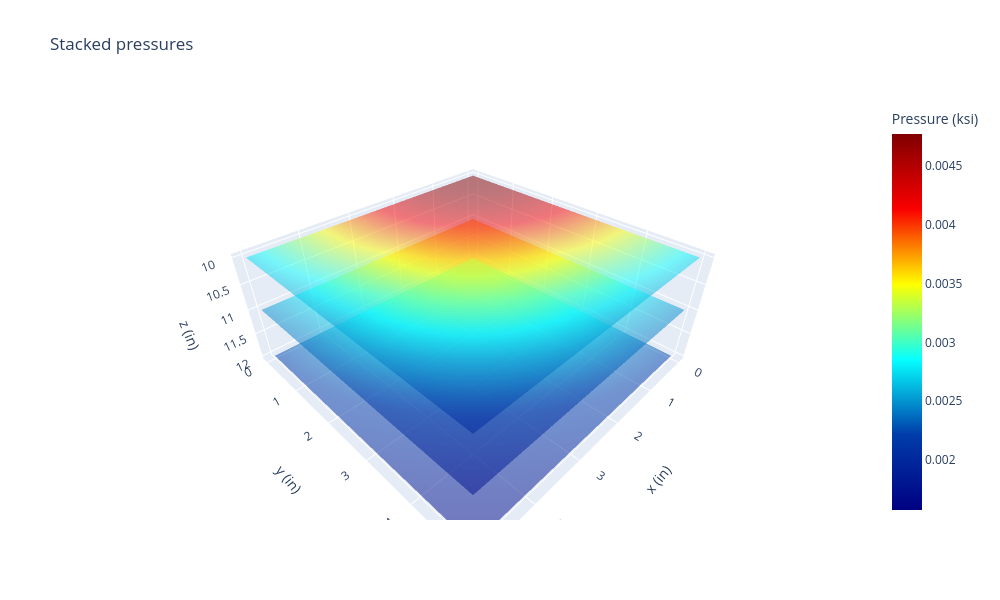

Here is the notebook cell this chart was saved with:
### Code cell
# Stacked flat surfaces colored by Boussinesq pressure (z = 10, 11, 12)
z_coords = [10.0, 11.0, 12.0]

pressure_mats = []
flat_z_mats = []
for zc in z_coords:
    p_mat = []
    z_mat = []
    for ix in x:
        p_row = []
        z_row = []
        for iy in y:
            p_row.append(bous(Point_3d(x=ix, y=iy, z=zc)))
            z_row.append(zc)
        p_mat.append(p_row)
        z_mat.append(z_row)
    pressure_mats.append(p_mat)
    flat_z_mats.append(z_mat)

fig_stacked = go.Figure()
for i, zc in enumerate(z_coords):
    fig_stacked.add_trace(go.Surface(
        z=flat_z_mats[i],
        x=x, y=y,
        surfacecolor=pressure_mats[i],
        colorscale="Jet",
        cmin=cmin, cmax=cmax,
        opacity=0.5,
        name=f"z={zc}",
        showscale=(i == 0),
        colorbar=(dict(title="Pressure (ksi)")) if (i == 0) else None
    ))

fig_stacked.update_layout(title="Stacked pressures",
                          width=1000, height=600,
                          scene=dict(
                              xaxis_title="x (in)",
                              yaxis_title="y (in)",
                              zaxis_title="z (in)",
                              zaxis=dict(autorange="reversed")
                            ),
                          )

fig_stacked.show()
